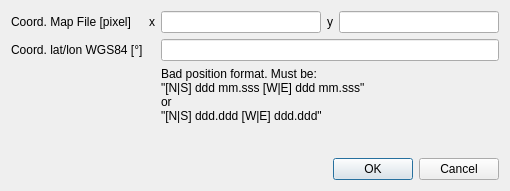
<?xml version="1.0" encoding="UTF-8"?>
<ui version="4.0">
 <class>IDialogRefPoint</class>
 <widget class="QDialog" name="IDialogRefPoint">
  <property name="geometry">
   <rect>
    <x>0</x>
    <y>0</y>
    <width>510</width>
    <height>191</height>
   </rect>
  </property>
  <property name="windowTitle">
   <string>Dialog</string>
  </property>
  <layout class="QVBoxLayout" name="verticalLayout">
   <item>
    <layout class="QGridLayout" name="gridLayout">
     <item row="1" column="2" colspan="3">
      <widget class="QLineEdit" name="lineCoord"/>
     </item>
     <item row="0" column="0">
      <widget class="QLabel" name="label">
       <property name="text">
        <string>Coord. Map File [pixel]</string>
       </property>
      </widget>
     </item>
     <item row="0" column="1">
      <widget class="QLabel" name="label_4">
       <property name="text">
        <string>x</string>
       </property>
      </widget>
     </item>
     <item row="0" column="2">
      <widget class="QLineEdit" name="lineX"/>
     </item>
     <item row="0" column="3">
      <widget class="QLabel" name="label_5">
       <property name="text">
        <string>y</string>
       </property>
      </widget>
     </item>
     <item row="1" column="0">
      <widget class="QLabel" name="label_2">
       <property name="text">
        <string>Coord. lat/lon WGS84 [°]</string>
       </property>
      </widget>
     </item>
     <item row="0" column="4">
      <widget class="QLineEdit" name="lineY"/>
     </item>
     <item row="2" column="2" colspan="3">
      <widget class="QLabel" name="labelWarning">
       <property name="text">
        <string>Bad position format. Must be: 
&quot;[N|S] ddd mm.sss [W|E] ddd mm.sss&quot;
or
&quot;[N|S] ddd.ddd [W|E] ddd.ddd&quot;</string>
       </property>
       <property name="wordWrap">
        <bool>true</bool>
       </property>
      </widget>
     </item>
    </layout>
   </item>
   <item>
    <spacer name="verticalSpacer">
     <property name="orientation">
      <enum>Qt::Vertical</enum>
     </property>
     <property name="sizeHint" stdset="0">
      <size>
       <width>20</width>
       <height>40</height>
      </size>
     </property>
    </spacer>
   </item>
   <item>
    <widget class="QDialogButtonBox" name="buttonBox">
     <property name="orientation">
      <enum>Qt::Horizontal</enum>
     </property>
     <property name="standardButtons">
      <set>QDialogButtonBox::Cancel|QDialogButtonBox::Ok</set>
     </property>
    </widget>
   </item>
  </layout>
 </widget>
 <resources/>
 <connections>
  <connection>
   <sender>buttonBox</sender>
   <signal>accepted()</signal>
   <receiver>IDialogRefPoint</receiver>
   <slot>accept()</slot>
   <hints>
    <hint type="sourcelabel">
     <x>248</x>
     <y>254</y>
    </hint>
    <hint type="destinationlabel">
     <x>157</x>
     <y>274</y>
    </hint>
   </hints>
  </connection>
  <connection>
   <sender>buttonBox</sender>
   <signal>rejected()</signal>
   <receiver>IDialogRefPoint</receiver>
   <slot>reject()</slot>
   <hints>
    <hint type="sourcelabel">
     <x>316</x>
     <y>260</y>
    </hint>
    <hint type="destinationlabel">
     <x>286</x>
     <y>274</y>
    </hint>
   </hints>
  </connection>
 </connections>
</ui>
